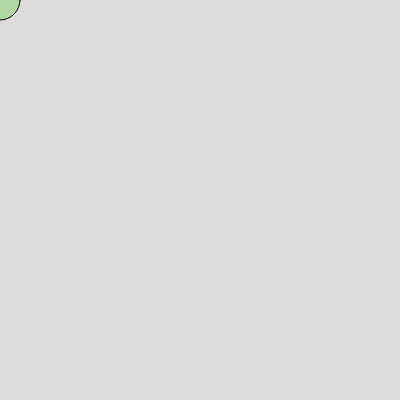
Frame 1 (no input)
Frame 60 (no input): identical to frame 1, image omitted
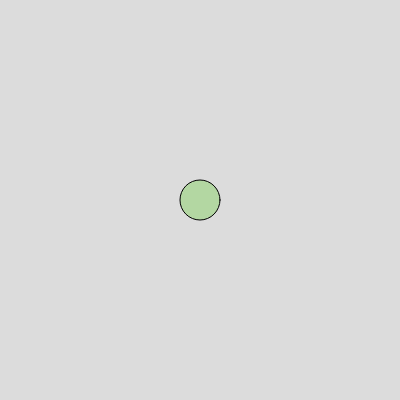
Frame 120 (the mouse pressed at the canvas centre since frame 60)

The p5.js sketch that drew these frames (run headless with seeded random() and noise() and a simulated clock; from frame 60 on, the mouse is pressed at the canvas centre):

// p5.js sketch
// ── sketch.js
let x = 0

function setup() {
  createCanvas(400, 400);
}

function draw() {
  background(220);

  fill(70, 200, 10, 70);
  circle(mouseX, mouseY, 40, 60)

  x = x + 3
}
